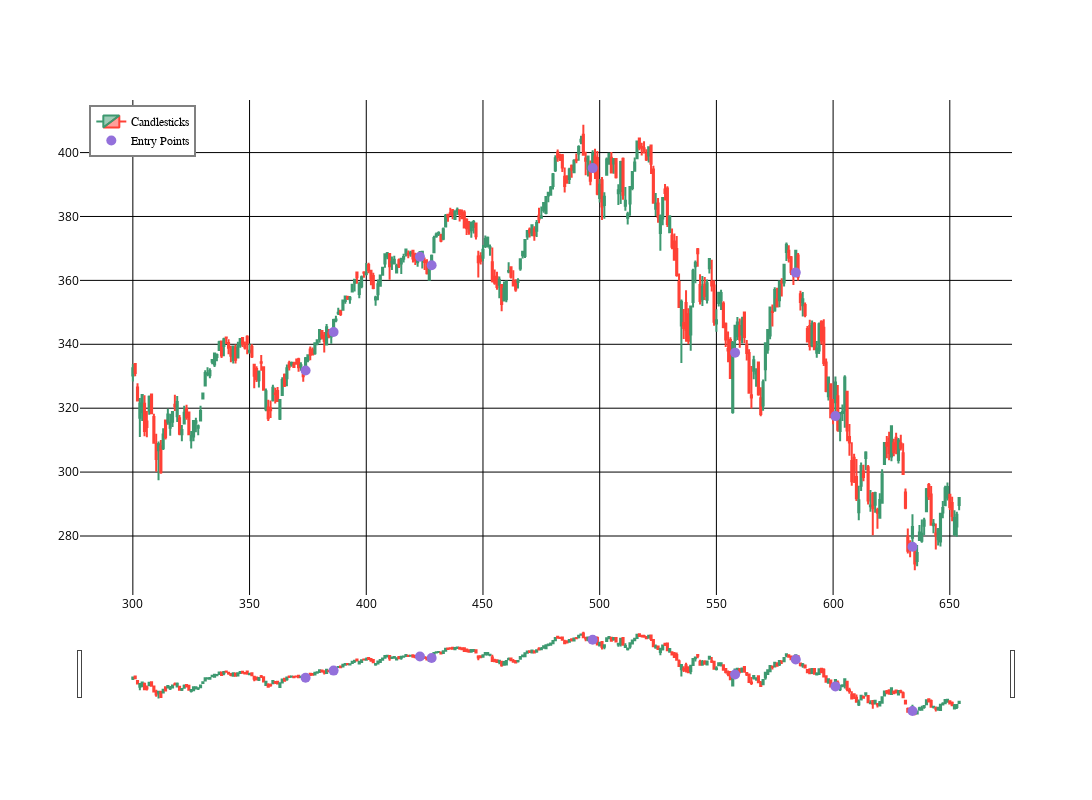

Write notebook code for a chart like this one.
### Code cell
#QQQ - dataframes[0]
plot_candlestick_with_signals(dataframes[0], start_index=300, num_rows=355)

### Figure 1 — Plotly figure (JSON) as saved in the notebook; plotly's stock layout.template omitted (floating-point values rounded to 4 significant figures; data arrays with more than 128 entries replaced by an {"elided": "..."} marker saying what was removed)
{"data": [{"close": {"elided": "355 float values"}, "high": {"elided": "355 float values"}, "low": {"elided": "355 float values"}, "name": "Candlesticks", "open": {"elided": "355 float values"}, "type": "candlestick", "x": {"elided": "355 int values"}, "xaxis": "x", "yaxis": "y"}, {"marker": {"color": "MediumPurple", "size": 10, "symbol": "circle"}, "mode": "markers", "name": "Entry Points", "type": "scatter", "x": {"elided": "355 int values"}, "xaxis": "x", "y": {"elided": "355 float values"}, "yaxis": "y"}], "layout": {"font": {"color": "black"}, "height": 800, "legend": {"bgcolor": "white", "bordercolor": "gray", "borderwidth": 2, "font": {"color": "black", "family": "sans-serif", "size": 12}, "traceorder": "normal", "x": 0.01, "y": 0.99}, "paper_bgcolor": "white", "plot_bgcolor": "white", "showlegend": true, "width": 1200, "xaxis": {"anchor": "y", "domain": [0, 1], "gridcolor": "black", "showgrid": true, "zeroline": false}, "yaxis": {"anchor": "x", "domain": [0, 1], "gridcolor": "black", "showgrid": true, "zeroline": false}}}
